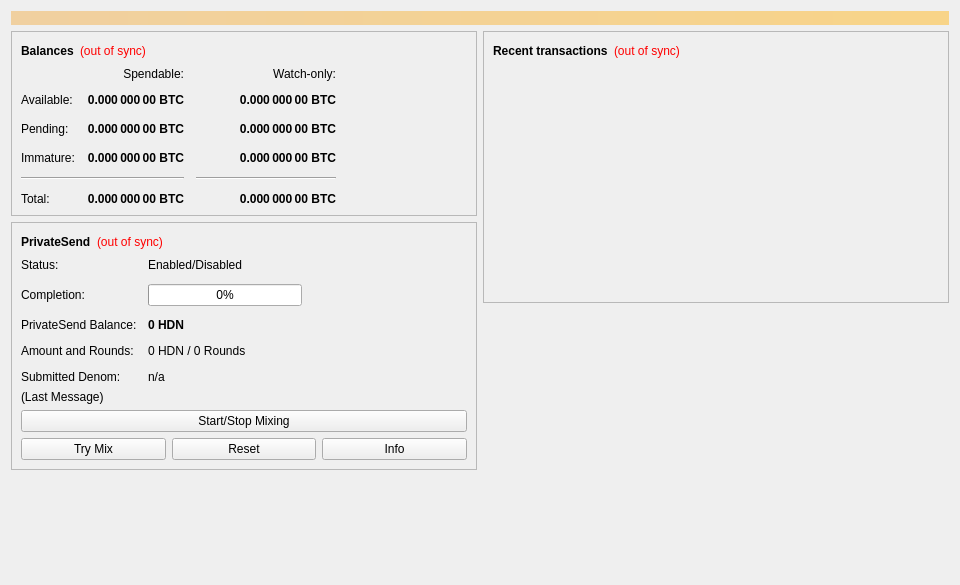
<?xml version="1.0" encoding="UTF-8"?>
<ui version="4.0">
 <class>OverviewPage</class>
 <widget class="QWidget" name="OverviewPage">
  <property name="geometry">
   <rect>
    <x>0</x>
    <y>0</y>
    <width>960</width>
    <height>585</height>
   </rect>
  </property>
  <property name="minimumSize">
   <size>
    <width>960</width>
    <height>0</height>
   </size>
  </property>
  <property name="windowTitle">
   <string>Form</string>
  </property>
  <layout class="QVBoxLayout" name="topLayout">
   <item>
    <widget class="QLabel" name="labelAlerts">
     <property name="visible">
      <bool>false</bool>
     </property>
     <property name="styleSheet">
      <string notr="true">background-color: qlineargradient(x1: 0, y1: 0, x2: 1, y2: 0, stop:0 #F0D0A0, stop:1 #F8D488); color:#000000;</string>
     </property>
     <property name="wordWrap">
      <bool>true</bool>
     </property>
     <property name="margin">
      <number>3</number>
     </property>
    </widget>
   </item>
   <item>
    <layout class="QHBoxLayout" name="horizontalLayout" stretch="1,1">
     <item>
      <layout class="QVBoxLayout" name="verticalLayout_2">
       <item>
        <widget class="QFrame" name="frame">
         <property name="frameShape">
          <enum>QFrame::StyledPanel</enum>
         </property>
         <property name="frameShadow">
          <enum>QFrame::Raised</enum>
         </property>
         <layout class="QVBoxLayout" name="verticalLayout_4">
          <item>
           <layout class="QHBoxLayout" name="horizontalLayout_4">
            <item>
             <widget class="QLabel" name="label_5">
              <property name="font">
               <font>
                <weight>75</weight>
                <bold>true</bold>
               </font>
              </property>
              <property name="text">
               <string>Balances</string>
              </property>
             </widget>
            </item>
            <item>
             <widget class="QLabel" name="labelWalletStatus">
              <property name="toolTip">
               <string>The displayed information may be out of date. Your wallet automatically synchronizes with the Hedon network after a connection is established, but this process has not completed yet.</string>
              </property>
              <property name="styleSheet">
               <string notr="true">QLabel { color: red; }</string>
              </property>
              <property name="text">
               <string notr="true">(out of sync)</string>
              </property>
              <property name="alignment">
               <set>Qt::AlignLeading|Qt::AlignLeft|Qt::AlignVCenter</set>
              </property>
             </widget>
            </item>
            <item>
             <spacer name="horizontalSpacer_3">
              <property name="orientation">
               <enum>Qt::Horizontal</enum>
              </property>
              <property name="sizeHint" stdset="0">
               <size>
                <width>40</width>
                <height>20</height>
               </size>
              </property>
             </spacer>
            </item>
           </layout>
          </item>
          <item>
           <layout class="QGridLayout" name="gridLayout">
            <property name="spacing">
             <number>12</number>
            </property>
            <item row="2" column="2">
             <widget class="QLabel" name="labelWatchPending">
              <property name="font">
               <font>
                <weight>75</weight>
                <bold>true</bold>
               </font>
              </property>
              <property name="cursor">
               <cursorShape>IBeamCursor</cursorShape>
              </property>
              <property name="toolTip">
               <string>Unconfirmed transactions to watch-only addresses</string>
              </property>
              <property name="text">
               <string notr="true">0.000 000 00 BTC</string>
              </property>
              <property name="alignment">
               <set>Qt::AlignRight|Qt::AlignTrailing|Qt::AlignVCenter</set>
              </property>
              <property name="textInteractionFlags">
               <set>Qt::LinksAccessibleByMouse|Qt::TextSelectableByKeyboard|Qt::TextSelectableByMouse</set>
              </property>
             </widget>
            </item>
            <item row="2" column="1">
             <widget class="QLabel" name="labelUnconfirmed">
              <property name="font">
               <font>
                <weight>75</weight>
                <bold>true</bold>
               </font>
              </property>
              <property name="cursor">
               <cursorShape>IBeamCursor</cursorShape>
              </property>
              <property name="toolTip">
               <string>Total of transactions that have yet to be confirmed, and do not yet count toward the spendable balance</string>
              </property>
              <property name="text">
               <string notr="true">0.000 000 00 BTC</string>
              </property>
              <property name="alignment">
               <set>Qt::AlignRight|Qt::AlignTrailing|Qt::AlignVCenter</set>
              </property>
              <property name="textInteractionFlags">
               <set>Qt::LinksAccessibleByMouse|Qt::TextSelectableByKeyboard|Qt::TextSelectableByMouse</set>
              </property>
             </widget>
            </item>
            <item row="3" column="2">
             <widget class="QLabel" name="labelWatchImmature">
              <property name="font">
               <font>
                <weight>75</weight>
                <bold>true</bold>
               </font>
              </property>
              <property name="cursor">
               <cursorShape>IBeamCursor</cursorShape>
              </property>
              <property name="toolTip">
               <string>Mined balance in watch-only addresses that has not yet matured</string>
              </property>
              <property name="text">
               <string notr="true">0.000 000 00 BTC</string>
              </property>
              <property name="alignment">
               <set>Qt::AlignRight|Qt::AlignTrailing|Qt::AlignVCenter</set>
              </property>
              <property name="textInteractionFlags">
               <set>Qt::LinksAccessibleByMouse|Qt::TextSelectableByKeyboard|Qt::TextSelectableByMouse</set>
              </property>
             </widget>
            </item>
            <item row="4" column="0" colspan="2">
             <widget class="Line" name="lineSpendableBalance">
              <property name="orientation">
               <enum>Qt::Horizontal</enum>
              </property>
             </widget>
            </item>
            <item row="4" column="2">
             <widget class="Line" name="lineWatchBalance">
              <property name="sizePolicy">
               <sizepolicy hsizetype="Preferred" vsizetype="Fixed">
                <horstretch>0</horstretch>
                <verstretch>0</verstretch>
               </sizepolicy>
              </property>
              <property name="minimumSize">
               <size>
                <width>140</width>
                <height>0</height>
               </size>
              </property>
              <property name="orientation">
               <enum>Qt::Horizontal</enum>
              </property>
             </widget>
            </item>
            <item row="5" column="0">
             <widget class="QLabel" name="labelTotalText">
              <property name="text">
               <string>Total:</string>
              </property>
             </widget>
            </item>
            <item row="3" column="1">
             <widget class="QLabel" name="labelImmature">
              <property name="font">
               <font>
                <weight>75</weight>
                <bold>true</bold>
               </font>
              </property>
              <property name="cursor">
               <cursorShape>IBeamCursor</cursorShape>
              </property>
              <property name="toolTip">
               <string>Mined balance that has not yet matured</string>
              </property>
              <property name="text">
               <string notr="true">0.000 000 00 BTC</string>
              </property>
              <property name="alignment">
               <set>Qt::AlignRight|Qt::AlignTrailing|Qt::AlignVCenter</set>
              </property>
              <property name="textInteractionFlags">
               <set>Qt::LinksAccessibleByMouse|Qt::TextSelectableByKeyboard|Qt::TextSelectableByMouse</set>
              </property>
             </widget>
            </item>
            <item row="2" column="3">
             <spacer name="horizontalSpacer_2">
              <property name="orientation">
               <enum>Qt::Horizontal</enum>
              </property>
              <property name="sizeHint" stdset="0">
               <size>
                <width>40</width>
                <height>20</height>
               </size>
              </property>
             </spacer>
            </item>
            <item row="3" column="0">
             <widget class="QLabel" name="labelImmatureText">
              <property name="text">
               <string>Immature:</string>
              </property>
             </widget>
            </item>
            <item row="5" column="1">
             <widget class="QLabel" name="labelTotal">
              <property name="font">
               <font>
                <weight>75</weight>
                <bold>true</bold>
               </font>
              </property>
              <property name="cursor">
               <cursorShape>IBeamCursor</cursorShape>
              </property>
              <property name="toolTip">
               <string>Your current total balance</string>
              </property>
              <property name="text">
               <string notr="true">0.000 000 00 BTC</string>
              </property>
              <property name="alignment">
               <set>Qt::AlignRight|Qt::AlignTrailing|Qt::AlignVCenter</set>
              </property>
              <property name="textInteractionFlags">
               <set>Qt::LinksAccessibleByMouse|Qt::TextSelectableByKeyboard|Qt::TextSelectableByMouse</set>
              </property>
             </widget>
            </item>
            <item row="5" column="2">
             <widget class="QLabel" name="labelWatchTotal">
              <property name="font">
               <font>
                <weight>75</weight>
                <bold>true</bold>
               </font>
              </property>
              <property name="cursor">
               <cursorShape>IBeamCursor</cursorShape>
              </property>
              <property name="toolTip">
               <string>Current total balance in watch-only addresses</string>
              </property>
              <property name="text">
               <string notr="true">0.000 000 00 BTC</string>
              </property>
              <property name="alignment">
               <set>Qt::AlignRight|Qt::AlignTrailing|Qt::AlignVCenter</set>
              </property>
              <property name="textInteractionFlags">
               <set>Qt::LinksAccessibleByMouse|Qt::TextSelectableByKeyboard|Qt::TextSelectableByMouse</set>
              </property>
             </widget>
            </item>
            <item row="0" column="2">
             <widget class="QLabel" name="labelWatchonly">
              <property name="text">
               <string>Watch-only:</string>
              </property>
              <property name="alignment">
               <set>Qt::AlignRight|Qt::AlignTrailing|Qt::AlignVCenter</set>
              </property>
             </widget>
            </item>
            <item row="1" column="0">
             <widget class="QLabel" name="labelBalanceText">
              <property name="text">
               <string>Available:</string>
              </property>
             </widget>
            </item>
            <item row="1" column="1">
             <widget class="QLabel" name="labelBalance">
              <property name="font">
               <font>
                <weight>75</weight>
                <bold>true</bold>
               </font>
              </property>
              <property name="cursor">
               <cursorShape>IBeamCursor</cursorShape>
              </property>
              <property name="toolTip">
               <string>Your current spendable balance</string>
              </property>
              <property name="text">
               <string notr="true">0.000 000 00 BTC</string>
              </property>
              <property name="alignment">
               <set>Qt::AlignRight|Qt::AlignTrailing|Qt::AlignVCenter</set>
              </property>
              <property name="textInteractionFlags">
               <set>Qt::LinksAccessibleByMouse|Qt::TextSelectableByKeyboard|Qt::TextSelectableByMouse</set>
              </property>
             </widget>
            </item>
            <item row="1" column="2">
             <widget class="QLabel" name="labelWatchAvailable">
              <property name="font">
               <font>
                <weight>75</weight>
                <bold>true</bold>
               </font>
              </property>
              <property name="cursor">
               <cursorShape>IBeamCursor</cursorShape>
              </property>
              <property name="toolTip">
               <string>Your current balance in watch-only addresses</string>
              </property>
              <property name="text">
               <string notr="true">0.000 000 00 BTC</string>
              </property>
              <property name="alignment">
               <set>Qt::AlignRight|Qt::AlignTrailing|Qt::AlignVCenter</set>
              </property>
              <property name="textInteractionFlags">
               <set>Qt::LinksAccessibleByMouse|Qt::TextSelectableByKeyboard|Qt::TextSelectableByMouse</set>
              </property>
             </widget>
            </item>
            <item row="2" column="0">
             <widget class="QLabel" name="labelPendingText">
              <property name="text">
               <string>Pending:</string>
              </property>
             </widget>
            </item>
            <item row="0" column="1">
             <widget class="QLabel" name="labelSpendable">
              <property name="text">
               <string>Spendable:</string>
              </property>
              <property name="alignment">
               <set>Qt::AlignRight|Qt::AlignTrailing|Qt::AlignVCenter</set>
              </property>
             </widget>
            </item>
           </layout>
          </item>
         </layout>
        </widget>
       </item>
       <item>
        <widget class="QFrame" name="framePrivateSend">
         <property name="layoutDirection">
          <enum>Qt::LeftToRight</enum>
         </property>
         <property name="frameShape">
          <enum>QFrame::StyledPanel</enum>
         </property>
         <property name="frameShadow">
          <enum>QFrame::Raised</enum>
         </property>
         <layout class="QVBoxLayout" name="VerticalLayout_PS1">
          <item>
           <layout class="QHBoxLayout" name="horizontalLayout_5">
            <item>
             <widget class="QLabel" name="labelPrivateSendHeader">
              <property name="font">
               <font>
                <weight>75</weight>
                <bold>true</bold>
               </font>
              </property>
              <property name="text">
               <string>PrivateSend</string>
              </property>
             </widget>
            </item>
            <item>
             <widget class="QLabel" name="labelPrivateSendSyncStatus">
              <property name="toolTip">
               <string>The displayed information may be out of date. Your wallet automatically synchronizes with the Hedon network after a connection is established, but this process has not completed yet.</string>
              </property>
              <property name="styleSheet">
               <string notr="true">QLabel { color: red; }</string>
              </property>
              <property name="text">
               <string notr="true">(out of sync)</string>
              </property>
              <property name="alignment">
               <set>Qt::AlignLeading|Qt::AlignLeft|Qt::AlignVCenter</set>
              </property>
             </widget>
            </item>
            <item>
             <spacer name="horizontalSpacer_4">
              <property name="orientation">
               <enum>Qt::Horizontal</enum>
              </property>
              <property name="sizeHint" stdset="0">
               <size>
                <width>40</width>
                <height>20</height>
               </size>
              </property>
             </spacer>
            </item>
           </layout>
          </item>
          <item>
           <layout class="QFormLayout" name="privateSendFormLayout">
            <property name="fieldGrowthPolicy">
             <enum>QFormLayout::AllNonFixedFieldsGrow</enum>
            </property>
            <property name="horizontalSpacing">
             <number>11</number>
            </property>
            <property name="verticalSpacing">
             <number>12</number>
            </property>
            <item row="0" column="0">
             <widget class="QLabel" name="labelPrivateSendEnabledText">
              <property name="text">
               <string>Status:</string>
              </property>
             </widget>
            </item>
            <item row="0" column="1">
             <widget class="QLabel" name="labelPrivateSendEnabled">
              <property name="text">
               <string>Enabled/Disabled</string>
              </property>
             </widget>
            </item>
            <item row="1" column="0">
             <widget class="QLabel" name="labelCompletitionText">
              <property name="text">
               <string>Completion:</string>
              </property>
             </widget>
            </item>
            <item row="1" column="1">
             <widget class="QProgressBar" name="privateSendProgress">
              <property name="maximumSize">
               <size>
                <width>154</width>
                <height>16777215</height>
               </size>
              </property>
              <property name="value">
               <number>0</number>
              </property>
             </widget>
            </item>
            <item row="2" column="0">
             <widget class="QLabel" name="labelAnonymizedText">
              <property name="text">
               <string>PrivateSend Balance:</string>
              </property>
             </widget>
            </item>
            <item row="2" column="1">
             <widget class="QLabel" name="labelAnonymized">
              <property name="font">
               <font>
                <weight>75</weight>
                <bold>true</bold>
               </font>
              </property>
              <property name="text">
               <string notr="true">0 HDN</string>
              </property>
             </widget>
            </item>
            <item row="3" column="0">
             <widget class="QLabel" name="labelAmountAndRoundsText">
              <property name="text">
               <string>Amount and Rounds:</string>
              </property>
             </widget>
            </item>
            <item row="3" column="1">
             <widget class="QLabel" name="labelAmountRounds">
              <property name="text">
               <string>0 HDN / 0 Rounds</string>
              </property>
             </widget>
            </item>
            <item row="4" column="0">
             <widget class="QLabel" name="labelSubmittedDenomText">
              <property name="text">
               <string>Submitted Denom:</string>
              </property>
             </widget>
            </item>
            <item row="4" column="1">
             <widget class="QLabel" name="labelSubmittedDenom">
              <property name="toolTip">
               <string>The denominations you submitted to the Masternode.&lt;br&gt;To mix, other users must submit the exact same denominations.</string>
              </property>
              <property name="text">
               <string>n/a</string>
              </property>
             </widget>
            </item>
           </layout>
          </item>
          <item>
           <layout class="QVBoxLayout" name="VerticalLayout_PS">
            <item>
             <widget class="QLabel" name="labelPrivateSendLastMessage">
              <property name="text">
               <string>(Last Message)</string>
              </property>
              <property name="alignment">
               <set>Qt::AlignLeading|Qt::AlignLeft|Qt::AlignTop</set>
              </property>
              <property name="wordWrap">
               <bool>true</bool>
              </property>
             </widget>
            </item>
            <item>
             <widget class="QPushButton" name="togglePrivateSend">
              <property name="sizePolicy">
               <sizepolicy hsizetype="MinimumExpanding" vsizetype="Fixed">
                <horstretch>0</horstretch>
                <verstretch>0</verstretch>
               </sizepolicy>
              </property>
              <property name="text">
               <string>Start/Stop Mixing</string>
              </property>
             </widget>
            </item>
            <item>
             <layout class="QHBoxLayout" name="horizontalLayout_debugbuttons">
              <item>
               <widget class="QPushButton" name="privateSendAuto">
                <property name="sizePolicy">
                 <sizepolicy hsizetype="MinimumExpanding" vsizetype="Fixed">
                  <horstretch>0</horstretch>
                  <verstretch>0</verstretch>
                 </sizepolicy>
                </property>
                <property name="toolTip">
                 <string>Try to manually submit a PrivateSend request.</string>
                </property>
                <property name="text">
                 <string>Try Mix</string>
                </property>
               </widget>
              </item>
              <item>
               <widget class="QPushButton" name="privateSendReset">
                <property name="sizePolicy">
                 <sizepolicy hsizetype="MinimumExpanding" vsizetype="Fixed">
                  <horstretch>0</horstretch>
                  <verstretch>0</verstretch>
                 </sizepolicy>
                </property>
                <property name="toolTip">
                 <string>Reset the current status of PrivateSend (can interrupt PrivateSend if it's in the process of Mixing, which can cost you money!)</string>
                </property>
                <property name="autoFillBackground">
                 <bool>false</bool>
                </property>
                <property name="text">
                 <string>Reset</string>
                </property>
               </widget>
              </item>
              <item>
               <widget class="QPushButton" name="privateSendInfo">
                <property name="sizePolicy">
                 <sizepolicy hsizetype="MinimumExpanding" vsizetype="Fixed">
                  <horstretch>0</horstretch>
                  <verstretch>0</verstretch>
                 </sizepolicy>
                </property>
                <property name="toolTip">
                 <string>Information about PrivateSend and Mixing</string>
                </property>
                <property name="text">
                 <string>Info</string>
                </property>
               </widget>
              </item>
             </layout>
            </item>
           </layout>
          </item>
         </layout>
        </widget>
       </item>
       <item>
        <spacer name="verticalSpacer">
         <property name="orientation">
          <enum>Qt::Vertical</enum>
         </property>
         <property name="sizeHint" stdset="0">
          <size>
           <width>20</width>
           <height>40</height>
          </size>
         </property>
        </spacer>
       </item>
      </layout>
     </item>
     <item>
      <layout class="QVBoxLayout" name="verticalLayout_3">
       <item>
        <widget class="QFrame" name="frame_2">
         <property name="frameShape">
          <enum>QFrame::StyledPanel</enum>
         </property>
         <property name="frameShadow">
          <enum>QFrame::Raised</enum>
         </property>
         <layout class="QVBoxLayout" name="verticalLayout">
          <item>
           <layout class="QHBoxLayout" name="horizontalLayout_2">
            <item>
             <widget class="QLabel" name="label_4">
              <property name="font">
               <font>
                <weight>75</weight>
                <bold>true</bold>
               </font>
              </property>
              <property name="text">
               <string>Recent transactions</string>
              </property>
             </widget>
            </item>
            <item>
             <widget class="QLabel" name="labelTransactionsStatus">
              <property name="toolTip">
               <string>The displayed information may be out of date. Your wallet automatically synchronizes with the Hedon network after a connection is established, but this process has not completed yet.</string>
              </property>
              <property name="styleSheet">
               <string notr="true">QLabel { color: red; }</string>
              </property>
              <property name="text">
               <string notr="true">(out of sync)</string>
              </property>
              <property name="alignment">
               <set>Qt::AlignLeading|Qt::AlignLeft|Qt::AlignVCenter</set>
              </property>
             </widget>
            </item>
            <item>
             <spacer name="horizontalSpacer">
              <property name="orientation">
               <enum>Qt::Horizontal</enum>
              </property>
              <property name="sizeHint" stdset="0">
               <size>
                <width>40</width>
                <height>20</height>
               </size>
              </property>
             </spacer>
            </item>
           </layout>
          </item>
          <item>
           <widget class="QListView" name="listTransactions">
            <property name="styleSheet">
             <string notr="true">QListView { background: transparent; }</string>
            </property>
            <property name="frameShape">
             <enum>QFrame::NoFrame</enum>
            </property>
            <property name="verticalScrollBarPolicy">
             <enum>Qt::ScrollBarAlwaysOff</enum>
            </property>
            <property name="horizontalScrollBarPolicy">
             <enum>Qt::ScrollBarAlwaysOff</enum>
            </property>
            <property name="selectionMode">
             <enum>QAbstractItemView::NoSelection</enum>
            </property>
           </widget>
          </item>
         </layout>
        </widget>
       </item>
       <item>
        <spacer name="verticalSpacer_2">
         <property name="orientation">
          <enum>Qt::Vertical</enum>
         </property>
         <property name="sizeHint" stdset="0">
          <size>
           <width>20</width>
           <height>40</height>
          </size>
         </property>
        </spacer>
       </item>
      </layout>
     </item>
    </layout>
   </item>
  </layout>
 </widget>
 <resources/>
 <connections/>
</ui>
